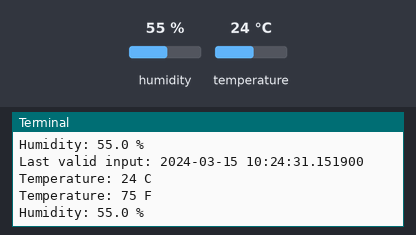
Bench run of a program on a simulated Raspberry Pi (BCM pin numbers). Parts: the last lines printed to the terminal. The inputs (shaded band) are chosen by the test bench; at power-on: humidity 55 %, temperature 24 °C. The clock reads 2024-03-15 10:24:30 at power-on unless the program sets it.

Above: at 1.2 s.
1.3 s: humidity set to 22 %
At 2.6 s:
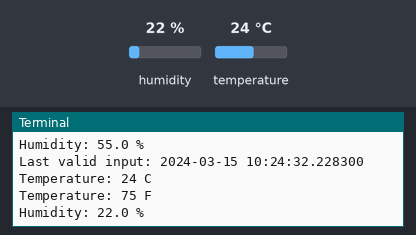
2.8 s: temperature set to 12 °C
At 4.1 s:
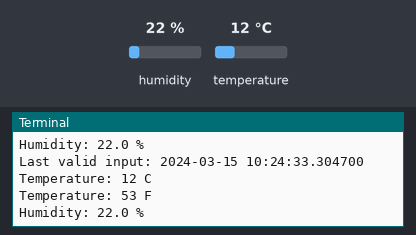
4.3 s: humidity set to 40 %
At 5.3 s:
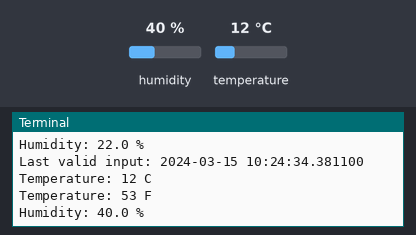
Timing chart, 0 to 7.3 s (numbered marks = the images above; inputs shaded):
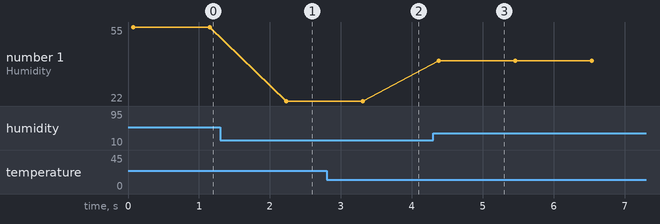

The program:

dht11_1st.py
```python
import RPi.GPIO as GPIO
import dht11
import time
import datetime

# initialize GPIO
GPIO.setwarnings(True)
GPIO.setmode(GPIO.BCM)

# read data using pin 14
instance = dht11.DHT11(pin=17)

try:
	while True:
	    result = instance.read()
	    if result.is_valid():
	        print("Last valid input: " + str(datetime.datetime.now()))

	        print("Temperature: %d C" % result.temperature)
		print("Temperature: %d F" % ((result.temperature * 9/5)+32))
		print("Humidity: %-3.1f %%" % result.humidity)

	    time.sleep(1)

except KeyboardInterrupt:
    print("Cleanup")
    GPIO.cleanup()
```

Measured:
- after the input at 1.3 s, the terminal: prints a new line after 0.93 s (image 1)
- after the input at 2.8 s, the terminal: prints a new line after 0.51 s (image 2)
- after the input at 4.3 s, the terminal: prints a new line after 0.08 s (image 3)
- plotted number 1: 55 → 22 after the input at 1.3 s, 22 → 40 after the input at 4.3 s
